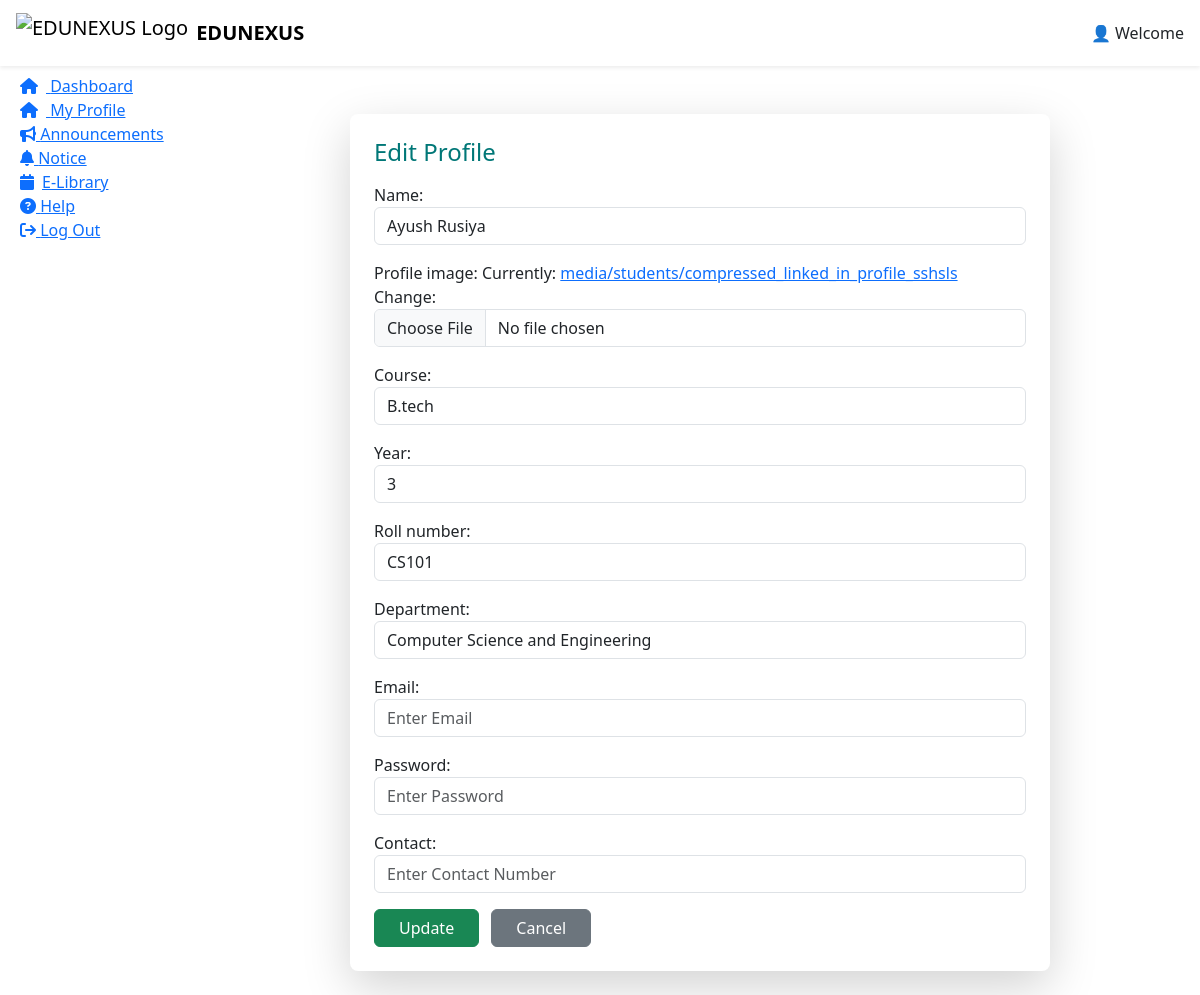
The app's page /Student_Dashboard/My_profile/edit_my_profile/1/ (signed in) with its own data.
### app_edunexus/models.py (models this page shows, shortened)
class StudentProfile(models.Model):
    student = models.OneToOneField(User, on_delete=models.CASCADE, limit_choices_to={'Role': 'Student'})
    name = models.CharField(max_length=50)
    profile_image = models.ImageField(storage=MediaCloudinaryStorage, upload_to='students/')
    course = models.CharField(max_length=50)
    year = models.IntegerField()
    roll_number = models.CharField(max_length=20, unique=True)
    department = models.ForeignKey(Department, on_delete=models.SET_NULL, null=True, blank=True)
    class Meta:
        db_table = "Student_Profile"

class Department(models.Model):
    name = models.CharField(max_length=50, unique=True)
    code = models.CharField(max_length=10, unique=True)
    class Meta:
        db_table = "Department"
        get_latest_by = "code"
    def __str__(self):
        return self.name

### app_edunexus/views.py (the view)
# urls.py: path('Student_Dashboard/My_profile/edit_my_profile/<int:pk>/',views.edit_my_profile,name='edit_my_profile'),
def edit_my_profile(request, pk):
    user_id = request.session.get('user_id')
    if not user_id:
        return redirect('log_in')
    edit_profile = StudentProfile.objects.filter(id=pk).first()
    if not edit_profile:
        return HttpResponse("Profile not found")
    if request.method == 'POST':
        form = StudentProfileForm(request.POST, request.FILES, instance=edit_profile)
        if form.is_valid():
            form.save()
            return redirect('my_profile')   # profile view pe redirect karega
    else:
        form = StudentProfileForm(instance=edit_profile)
    return render(request, 'student_dashboard.html', {
        "my_profile_edit_form": form
    })

### app_edunexus/templates/student_dashboard.html (shortened to what this page needs)
{% extends "base_dashboard.html" %}
{% load static %}
{% block css %}
<link rel="stylesheet" href="https://res.cloudinary.com/duhg4tvty/raw/upload/v1756632311/student_dashboard_gqj4pn.css">
{% endblock %}
{% block nav_right %}
👤 Welcome
{% endblock %}
{% block sidebar %}
<li><a href="{% url 'Student_Dashboard' %}" class="capsule"><i class="fa fa-home me-2"></i> Dashboard</a></li>
<li><a href="{% url 'my_profile' %}" class="capsule"><i class="fa fa-home me-2"></i> My Profile</a></li>
<li><a href="{% url 'announcement_list' %}" class="capsule" style="cursor: pointer;"><i class="fa-solid fa-bullhorn"></i>
    Announcements</a></li>
<li><a href="{% url 'notice_list' %}" class="capsule" style="cursor: pointer;"><i class="fa-solid fa-bell"></i>
    Notice</a></li>
<li><a href="{% url 'ebook_list_student' %}" class="capsule"><i class="fa fa-calendar me-2"></i>E-Library</a></li>
<li><a href="{% url 'help_section' %}" class="capsule"><i class="fa fa-question-circle" aria-hidden="true"></i> Help</a>
<li><a href="{% url 'log_out' %}" class="capsule"><i class="fa fa-sign-out" aria-hidden="true"></i> Log Out</a>
</li>
{% endblock %}
{% block main %}
<section class="container mt-4">
{% if my_profile_edit_form %}
<div class="card p-4 shadow-lg border-0 rounded-3 mt-4"
    style="max-width:700px; margin:auto; border-top:5px solid #007777;">
    <h4 class="mb-3" style="color:#007777;">Edit Profile</h4>
    <form method="post" enctype="multipart/form-data" novalidate>
        {{ my_profile_edit_form.as_p }}
        <button type="submit" class="btn btn-success px-4">Update</button>
        <a href="{% url 'my_profile' %}" class="btn btn-secondary px-4 ms-2">Cancel</a>
    </form>
</div>
{% endif %}
{% endblock %}

### records on screen
StudentProfile: name "Ayush Rusiya", course "B.tech", year "3", roll_number "CS101", department "Computer Science and Engineering"
